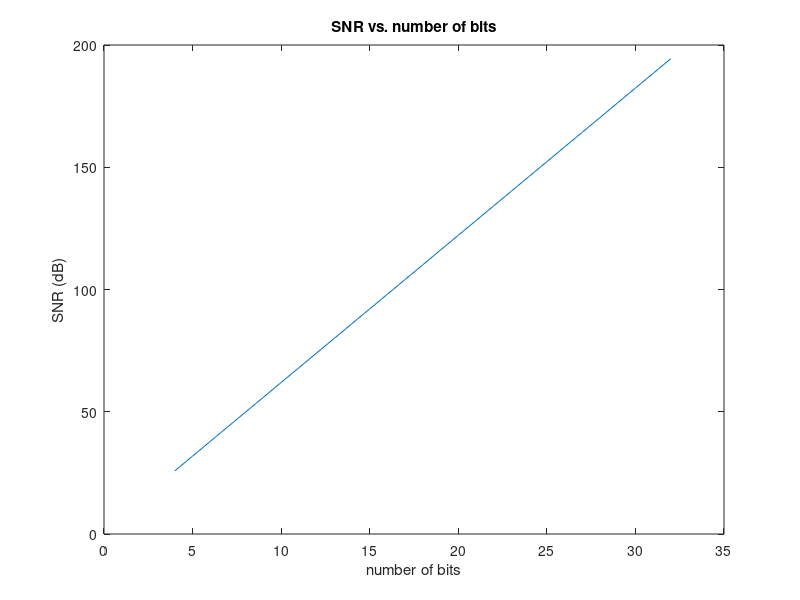

Source code (MATLAB):
% Eric Morse ECE380 Quantization Noise Problem Hw5 problem 6
SNR = @(B) 20*log10(1)+20*B*log10(2)+10*log10(3/2);
x = zeros(1,28);
for i=4:32
    x(i-3) = SNR(i);
end
t = 4:32;

plot(t,x);
title('SNR vs. number of bits');
ylabel('SNR (dB)');
xlabel('number of bits');